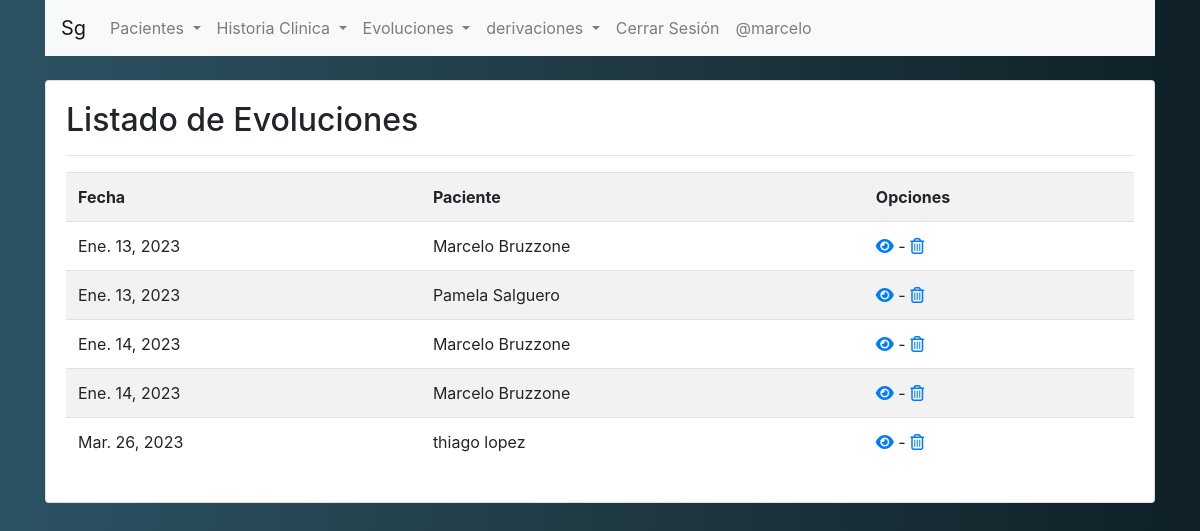
Page /listar-evoluciones/ (signed in) on the committed database.
### gestion/models.py (models this page shows, shortened)
class evolucion(models.Model):
    paciente = models.ForeignKey(
        paciente, on_delete=models.CASCADE, blank=True)
    fecha = models.DateField(blank=True, null=True)
    detalle = models.TextField(blank=True)
    imagen = models.ImageField(upload_to='evoluciones', blank=True)

class paciente(models.Model):
    nombre = models.CharField(max_length=100)
    apellido = models.CharField(max_length=100, blank=True)
    edad = models.IntegerField(blank=True)
    diagnostico_presuntivo = models.CharField(max_length=200, blank=True)
    motivo_consulta = models.CharField(max_length=200, blank=True)
    derivado = models.BooleanField(default=False)
    detalle_derivacion = models.CharField(max_length=200, blank=True)
    dni = models.CharField(max_length=100, blank=True)
    fecha_ingreso = models.DateField(blank=True, null=True)
    telefono = models.CharField(max_length=100, blank=True)
    email = models.EmailField(blank=True)
    estado = models.CharField(blank=True, null=True)
    estado_choices = (
        ('activo', 'activo'),
        ('inactivo', 'inactivo'),
        ('alta', 'alta'),
        ('derivado', 'derivado')
    )
    estado = models.CharField(
        max_length=20, choices=estado_choices, default='activo')
    imagen = models.ImageField(upload_to='pacientes', blank=True)
    def __str__(self):
        return f"{self.nombre} {self.apellido}"

### gestion/views.py (the view)
# urls.py: path('listar-evoluciones/', listar_evoluciones, name='listar_evoluciones'),
@permission_required('api.view_evolucion')
def listar_evoluciones(request):
    evoluciones = evolucion.objects.all().order_by('fecha')
    data = {
        'evoluciones': evoluciones
    }
    return render(request, 'gestion/evolucion/listar.html', data)

### gestion/templates/gestion/evolucion/listar.html (shortened to what this page needs)
{% extends "gestion/layout.html" %} {% block body %} {% load crispy_forms_tags%}
{% if evoluciones %}
<div class="card">
  <card class="card-body">
    <h2>Listado de Evoluciones</h2>
    <hr />
    <table class="table table-striped table-hover table-responsive-sm">
      <tr>
        <th>Fecha</th>
        <th>Paciente</th>
        <th>Opciones</th>
      </tr>
      {% for evolucion in evoluciones %}
      <tr>
        <td>{{evolucion.fecha}}</td>
        <td>{{evolucion.paciente}}</td>
        <td>
          <a
            href="{% url 'gestion:detalle_evolucion' evolucion.id%}"
            class="fas fa-eye"
          ></a>
          {% if perms.gestion.delete_evolucion %}
          <a> - </a>
          <a
            href="#"
            class="far fa-trash-alt"
            onclick="liminarEvolucion({{evolucion.id}})"
          ></a>
          {%endif%}
        </td>
      </tr>
      {% endfor %}
    </table>
  </card>
</div>
{% else %}
<div class="card">
  <card class="card-body">
    <h2>No hay Evoluciones registradas</h2>
  </card>
</div>
{% endif %} {% endblock %}

### gestion/templates/gestion/layout.html (shortened to what this page needs)
{% load static %}
<!DOCTYPE html>
<html lang="en">
  <head>
    <link
      rel="stylesheet"
      href="https://cdn.jsdelivr.net/npm/bootstrap@4.6.1/dist/css/bootstrap.min.css"
    />
  </head>
  <body style="background: #0F2027;
  background: -webkit-linear-gradient(to right, #2C5364, #203A43, #0F2027);
  background: linear-gradient(to right, #2C5364, #203A43, #0F2027);">
    <div class="container">
    <nav class="navbar navbar-expand-lg navbar-light bg-light">
      <a class="navbar-brand" href="{% url 'gestion:index' %}">Sg</a>
      <div class="collapse navbar-collapse" id="navbarSupportedContent">
        <ul class="navbar-nav mr-auto">
          <li class="nav-item dropdown">
            <a
              class="nav-link dropdown-toggle"
              href="#"
              id="navbarDropdown"
              role="button"
              data-toggle="dropdown"
              aria-expanded="false"
            >
              Pacientes
            </a>
          </li>
          <li class="nav-item dropdown">
            <a
              class="nav-link dropdown-toggle"
              href="#"
              id="navbarDropdown"
              role="button"
              data-toggle="dropdown"
              aria-haspopup="true"
              aria-expanded="false"
            >
              Historia Clinica
            </a>
          </li>
          <li class="nav-item dropdown">
            <a
              class="nav-link dropdown-toggle"
              href="#"
              id="navbarDropdown"
              role="button"
              data-toggle="dropdown"
              aria-haspopup="true"
              aria-expanded="false"
            >
              Evoluciones
            </a>
          </li>
          <li class="nav-item dropdown">
            <a
              class="nav-link dropdown-toggle"
              href="#"
              id="navbarDropdown"
              role="button"
              data-toggle="dropdown"
              aria-haspopup="true"
              aria-expanded="false"
            >
              derivaciones
            </a>
          </li>
          {% if user.is_authenticated %}
              <li class="nav-item">
                <a class="nav-link" href="{% url 'logout' %}">Cerrar Sesión</a>
              </li>
              <li class="nav-item">
                <a class="nav-link" href="#">@{{user.username}}</a>
              </li class="nav-item">
              {% endif %}
        </ul>
      </div>
    </nav>
  </div>
    <br />
    <div class="container">{% block body %} {% endblock %}</div>
  </body>
</html>

### rows in the picture
evolucion: fecha "Ene. 13, 2023", paciente "Marcelo Bruzzone"
evolucion: fecha "Ene. 13, 2023", paciente "Pamela Salguero"
evolucion: fecha "Ene. 14, 2023", paciente "Marcelo Bruzzone"
evolucion: fecha "Ene. 14, 2023", paciente "Marcelo Bruzzone"
evolucion: fecha "Mar. 26, 2023", paciente "thiago lopez"

### other values in the picture
{{ user.username }} "marcelo"
